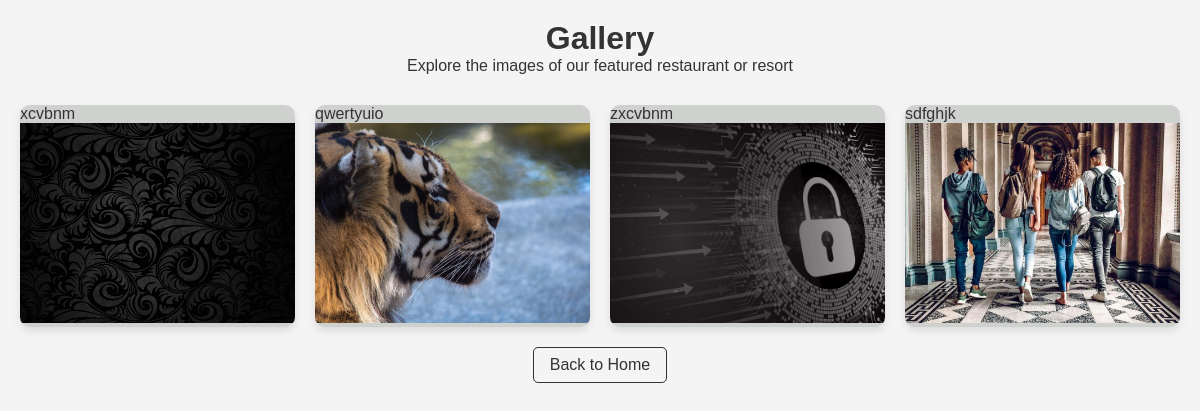
Screenshot of /view_restaurant_gallery/3 with the database file from the repository.
### SportComApp/models.py (models this page shows)
class RestaurantGalleryTable(models.Model):
    RESTAURANT = models.ForeignKey(RestaurantTable, on_delete=models.CASCADE)
    Image = models.FileField(blank=True, null=True)
    Features = models.CharField(max_length=500, null=True, blank=True)
    is_active = models.BooleanField(default=True)
    created_at = models.DateTimeField(auto_now_add=True, null=True, blank=True)
    updated_at = models.DateTimeField(auto_now_add=True, null=True, blank=True)

### SportComApp/views.py (the view)
# urls.py: path('view_restaurant_gallery/<int:restaurant_id>', ViewRestaurantGallery.as_view(), name='view_restaurant_gallery'),
class ViewRestaurantGallery(View):
    def  get(self, request, restaurant_id):
        obj = RestaurantGalleryTable.objects.filter(RESTAURANT_id=restaurant_id)
        return render(request, "ADMIN/gallery.html", {"gallery_images": obj})

### templates/ADMIN/gallery.html (shortened to what this page needs)
<!DOCTYPE html>
<html lang="en">
<head>
</head>
<body>
    <header>
        <h1>Gallery</h1>
        <p>Explore the images of our featured restaurant or resort</p>
    </header>
    <section class="gallery">
        {% for image in gallery_images %}
        <div class="gallery-item">
            <p>{{ image.Features}}</p>
            <img src="{{ image.Image.url }}" alt="Gallery Image">
        </div>
        {% endfor %}
    </section>
    <div class="back-link-container" style="text-align: center;">
        <a href="index.html" class="back-link">Back to Home</a>
    </div>
</body>
</html>

### templates/ADMIN/gallery.html (style rules this page uses)
* { margin: 0; padding: 0; box-sizing: border-box; }
body { font-family: Arial, sans-serif; background-color: #f4f4f4; color: #333; padding: 20px; }
header { text-align: center; margin-bottom: 30px; }
header h1 { color: #333; }
.gallery { display: grid; grid-template-columns: repeat(auto-fit, minmax(250px, 1fr)); gap: 20px; }
.gallery-item { position: relative; background-color: #cfd1cf; border-radius: 10px; box-shadow: 0 4px 8px rgba(0, 0, 0, 0.1); overflow: hidden; }
.gallery-item img { width: 100%; height: 200px; object-fit: cover; }
.back-link { display: inline-block; margin-top: 20px; color: #333; text-decoration: none; font-size: 1em; border: 1px solid #333; padding: 8px 16px; border-radius: 5px; transition: background-color 0.3s ease; }

### rows the page displays
RestaurantGalleryTable: Features "xcvbnm", Image (picture)
RestaurantGalleryTable: Features "qwertyuio", Image (picture)
RestaurantGalleryTable: Features "zxcvbnm", Image (picture)
RestaurantGalleryTable: Features "sdfghjk", Image (picture)
